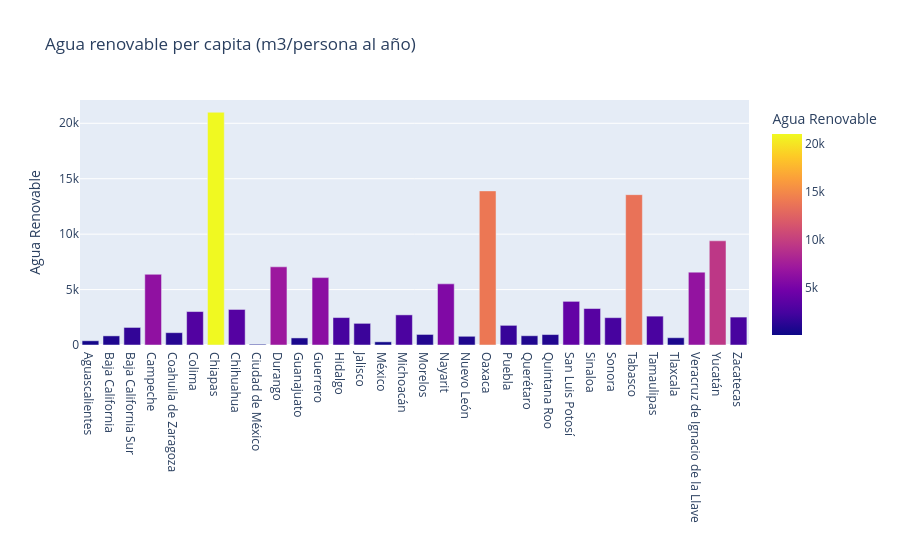

The notebook cell this image was saved under:
### Code cell
#Gráfica con Plotly
fig = px.bar(
    ar_plot, 
    x="entidad_federativa", 
    y="agua_reno_percapita", 
    title="Agua renovable per capita (m3/persona al año)",
    color= 'agua_reno_percapita', 
    labels= {"agua_reno_percapita" : "Agua Renovable",
             "entidad_federativa" : ""
        
    }
)
fig.show()

### Figure 1 — Plotly figure (JSON) as saved in the notebook; plotly's stock layout.template omitted (floating-point values rounded to 4 significant figures)
{"data": [{"hovertemplate": "=%{x}<br>Agua Renovable=%{marker.color}<extra></extra>", "legendgroup": "", "marker": {"color": [380.5, 823.5, 1584.0, 6377.0, 1112.0, 3016.0, 21000.0, 3206.0, 70.31, 7052.0, 637.7, 6078.0, 2474.0, 1953.0, 286.6, 2718.0, 952.1, 5516.0, 786.1, 13900.0, 1772.0, 835.4, 942.2, 3938.0, 3290.0, 2467.0, 13560.0, 2605.0, 656.7, 6572.0, 9399.0, 2519.0], "coloraxis": "coloraxis", "pattern": {"shape": ""}}, "name": "", "orientation": "v", "showlegend": false, "textposition": "auto", "type": "bar", "x": ["Aguascalientes", "Baja California", "Baja California Sur", "Campeche", "Coahuila de Zaragoza", "Colima", "Chiapas", "Chihuahua", "Ciudad de México", "Durango", "Guanajuato", "Guerrero", "Hidalgo", "Jalisco", "México", "Michoacán", "Morelos", "Nayarit", "Nuevo León", "Oaxaca", "Puebla", "Querétaro", "Quintana Roo", "San Luis Potosí", "Sinaloa", "Sonora", "Tabasco", "Tamaulipas", "Tlaxcala", "Veracruz de Ignacio de la Llave", "Yucatán", "Zacatecas"], "xaxis": "x", "y": [380.5, 823.5, 1584.0, 6377.0, 1112.0, 3016.0, 21000.0, 3206.0, 70.31, 7052.0, 637.7, 6078.0, 2474.0, 1953.0, 286.6, 2718.0, 952.1, 5516.0, 786.1, 13900.0, 1772.0, 835.4, 942.2, 3938.0, 3290.0, 2467.0, 13560.0, 2605.0, 656.7, 6572.0, 9399.0, 2519.0], "yaxis": "y"}], "layout": {"barmode": "relative", "coloraxis": {"colorbar": {"title": {"text": "Agua Renovable"}}, "colorscale": [[0, "#0d0887"], [0.1111, "#46039f"], [0.2222, "#7201a8"], [0.3333, "#9c179e"], [0.4444, "#bd3786"], [0.5556, "#d8576b"], [0.6667, "#ed7953"], [0.7778, "#fb9f3a"], [0.8889, "#fdca26"], [1, "#f0f921"]]}, "legend": {"tracegroupgap": 0}, "title": {"text": "Agua renovable per capita (m3/persona al año)"}, "xaxis": {"anchor": "y", "domain": [0, 1], "title": {"text": ""}}, "yaxis": {"anchor": "x", "domain": [0, 1], "title": {"text": "Agua Renovable"}}}}
